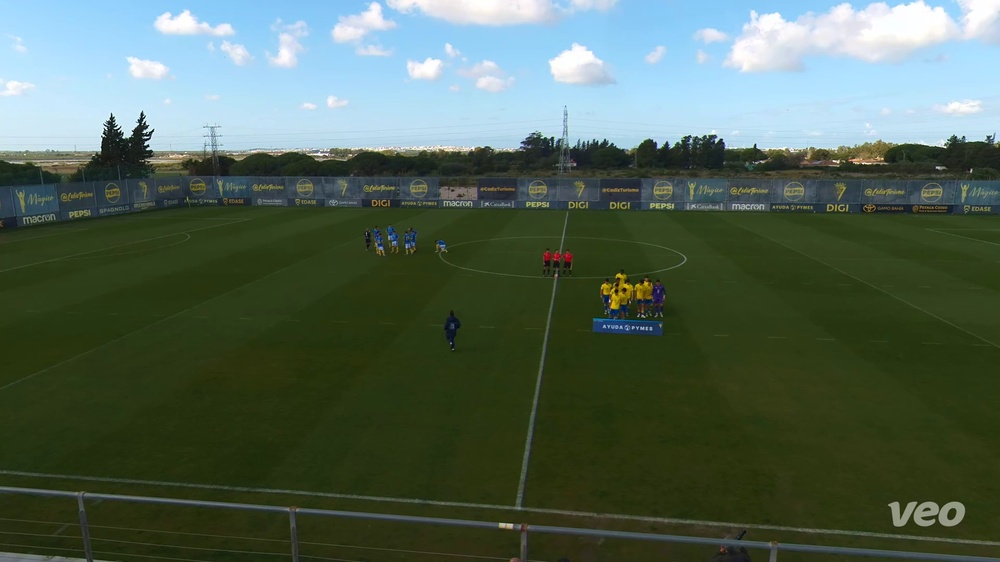
#> input picture data/para_etiquetar/extremos_campo/distant_test_5min.mp4_1008.jpg, 1000 x 562 px, shrunk from 1920 x 1080 before the run; its folder holds only this picture in this run
$ python -i camera_motion.py   (imports and definitions only)
#> lines starting #> are read from the running program, lines starting #| are printed output that depends on the picture
### core/logger.py
import sys
from loguru import logger
from pathlib import Path

# Create logs directory
LOG_DIR = Path(__file__).resolve().parent.parent / "logs"
LOG_DIR.mkdir(exist_ok=True)

# Configure logger
def setup_logger():
    # Remove default handler
    logger.remove()

    # Add stdout handler with colors
    logger.add(
        sys.stdout,
        colorize=True,
        format="<green>{time:YYYY-MM-DD HH:mm:ss}</green> | <level>{level: <8}</level> | <cyan>{name}</cyan>:<cyan>{function}</cyan>:<cyan>{line}</cyan> - <level>{message}</level>",
        level="INFO"
    )

    # Add file handler for rotating logs
    logger.add(
        LOG_DIR / "edudin_{time}.log",
        rotation="10 MB",
        retention="1 week",
        compression="zip",
        level="DEBUG"
    )

setup_logger()

# Export logger
__all__ = ["logger"]

### ai/tracker/camera_motion.py
import cv2
import numpy as np
from core.logger import logger

class CameraMotionEstimator:
    """
    Estima el movimiento global de la cámara usando Optical Flow (Lucas-Kanade).
    Sigue puntos característicos del fondo para deducir el movimiento entre frames.
    """
    def __init__(self):
        self.prev_gray = None
        self.prev_points = None
        # Parámetros para Shi-Tomasi (Lucas-Kanade)
        self.lk_params = dict(
            winSize=(15, 15),
            maxLevel=2,
            criteria=(cv2.TERM_CRITERIA_EPS | cv2.TERM_CRITERIA_COUNT, 10, 0.03)
        )
        # Parámetros para detección de esquinas (Shi-Tomasi)
        self.feature_params = dict(
            maxCorners=200,
            qualityLevel=0.01,
            minDistance=30,
            blockSize=3
        )

    def compute_offset(self, frame: np.ndarray) -> tuple:
        """
        Calcula el desplazamiento (dx, dy) de la imagen actual respecto al frame anterior.
        """
        gray = cv2.cvtColor(frame, cv2.COLOR_BGR2GRAY)

        if self.prev_gray is None:
            self.prev_gray = gray
            self.prev_points = cv2.goodFeaturesToTrack(gray, mask=None, **self.feature_params)
            return (0.0, 0.0)

        if self.prev_points is None or len(self.prev_points) < 10:
            self.prev_points = cv2.goodFeaturesToTrack(self.prev_gray, mask=None, **self.feature_params)
            if self.prev_points is None:
                self.prev_gray = gray
                return (0.0, 0.0)

        next_points, status, _ = cv2.calcOpticalFlowPyrLK(
            self.prev_gray, gray, self.prev_points, None, **self.lk_params
        )

        if next_points is None or status is None:
            self.prev_gray = gray
            self.prev_points = None
            return (0.0, 0.0)

        good_new = next_points[status == 1]
        good_old = self.prev_points[status == 1]

        if len(good_new) < 5:
            self.prev_gray = gray
            self.prev_points = None
            return (0.0, 0.0)

        diff = good_new - good_old
        dx = np.median(diff[:, 0])
        dy = np.median(diff[:, 1])

        self.prev_gray = gray.copy()
        self.prev_points = cv2.goodFeaturesToTrack(gray, mask=None, **self.feature_params)

        return (float(dx), float(dy))

>>> import cv2
>>> picture = cv2.imread('../../data/para_etiquetar/extremos_campo/distant_test_5min.mp4_1008.jpg')
#> picture is the input picture: shape (562, 1000, 3); mean B, G, R 85, 99.9, 82.3
>>> result = CameraMotionEstimator().compute_offset(picture)
#> in compute_offset, `gray = cv2.cvtColor(frame, cv2.COLOR_BGR2GRAY)`:
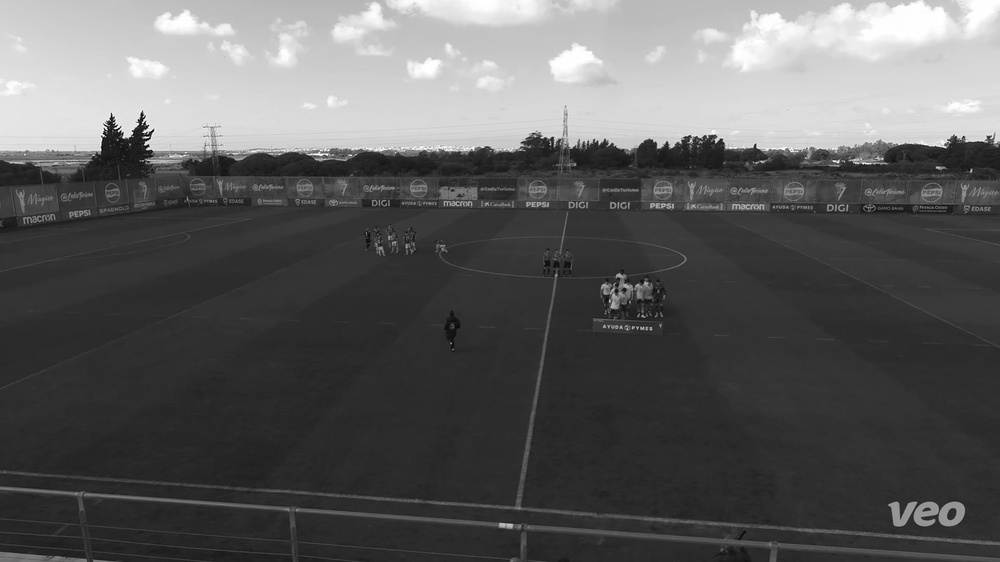
#> gray: shape (562, 1000); min 2, max 255, mean 92.9
#> in compute_offset, `self.prev_points = cv2.goodFeaturesToTrack(gray, mask=None, **self.fea..`: self.prev_points = 105 rows, first 8: [148, 145], [120, 131], [721, 139], [987, 136], [553, 137], [612, 143], [944, 145], [755, 144]
#> result = (0, 0)

$ run again, on data/para_etiquetar/extremos_campo/distant_test_5min.mp4_1624.jpg
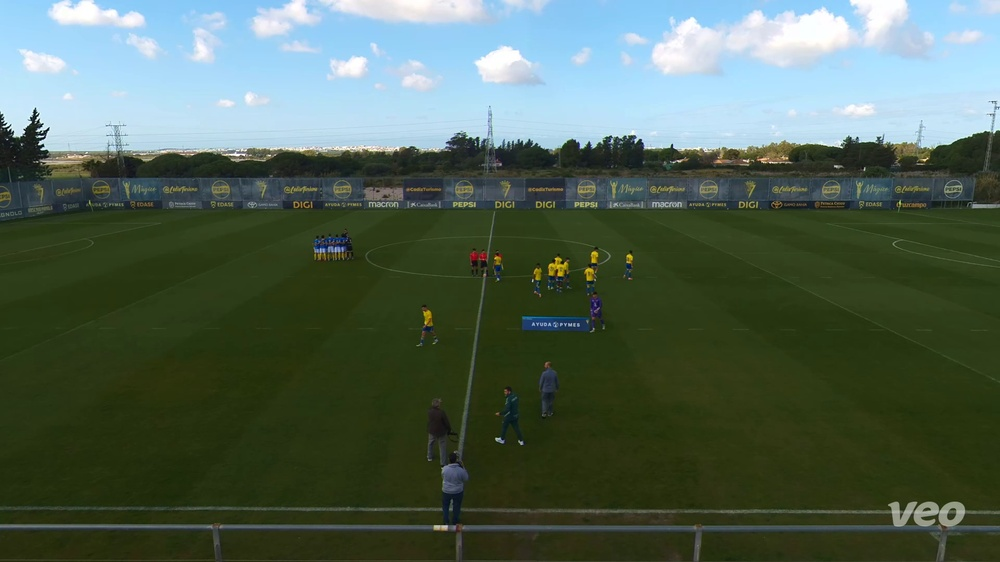
#> input picture data/para_etiquetar/extremos_campo/distant_test_5min.mp4_1624.jpg, 1000 x 562 px, shrunk from 1920 x 1080 before the run
#> picture is the input picture: shape (562, 1000, 3); mean B, G, R 84.3, 99.1, 81.6
#> in compute_offset, `gray = cv2.cvtColor(frame, cv2.COLOR_BGR2GRAY)`:
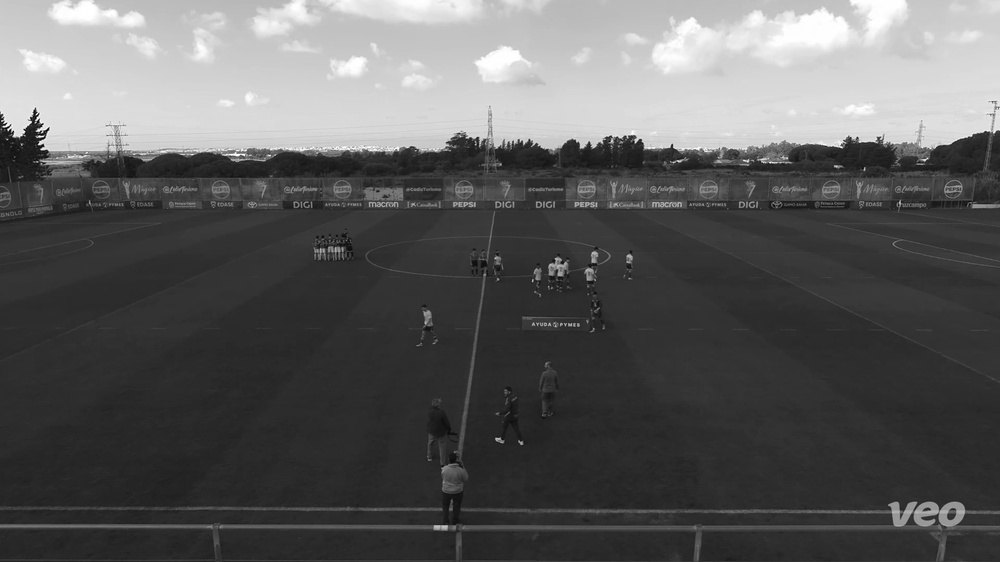
#> gray: shape (562, 1000); min 2, max 255, mean 92.2
#> self.prev_points = 116 rows, first 8: [38, 144], [8, 130], [857, 137], [640, 140], [478, 137], [529, 139], [672, 144], [398, 150]
#> result = (0, 0)
